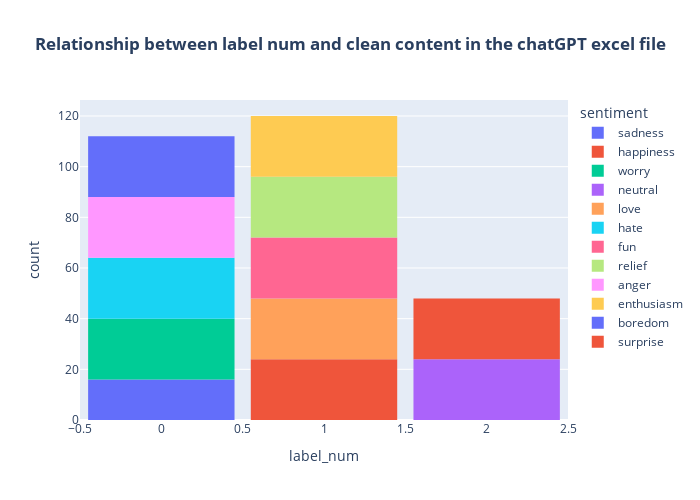

Write notebook code for a chart like this one.
### Markdown cell above
in the excel was generated by chatGPT I try to have an equal rows for each sentiment and the whole data was same the original data in tweet comments

### Code cell
import plotly.express as px
fig = px.histogram(chatGPT, x="label_num", color="sentiment", title="<b>Relationship between label num and clean content in the chatGPT excel file </b>")
fig.update_layout(width=700, height=500, bargap=0.1)
fig.show()

### Figure 1 — Plotly figure (JSON) as saved in the notebook; plotly's stock layout.template omitted (floating-point values rounded to 4 significant figures)
{"data": [{"alignmentgroup": "True", "bingroup": "x", "hovertemplate": "sentiment=sadness<br>label_num=%{x}<br>count=%{y}<extra></extra>", "legendgroup": "sadness", "marker": {"color": "#636efa", "pattern": {"shape": ""}}, "name": "sadness", "offsetgroup": "sadness", "orientation": "v", "showlegend": true, "type": "histogram", "x": [0, 0, 0, 0, 0, 0, 0, 0, 0, 0, 0, 0, 0, 0, 0, 0], "xaxis": "x", "yaxis": "y"}, {"alignmentgroup": "True", "bingroup": "x", "hovertemplate": "sentiment=happiness<br>label_num=%{x}<br>count=%{y}<extra></extra>", "legendgroup": "happiness", "marker": {"color": "#EF553B", "pattern": {"shape": ""}}, "name": "happiness", "offsetgroup": "happiness", "orientation": "v", "showlegend": true, "type": "histogram", "x": [1, 1, 1, 1, 1, 1, 1, 1, 1, 1, 1, 1, 1, 1, 1, 1, 1, 1, 1, 1, 1, 1, 1, 1], "xaxis": "x", "yaxis": "y"}, {"alignmentgroup": "True", "bingroup": "x", "hovertemplate": "sentiment=worry<br>label_num=%{x}<br>count=%{y}<extra></extra>", "legendgroup": "worry", "marker": {"color": "#00cc96", "pattern": {"shape": ""}}, "name": "worry", "offsetgroup": "worry", "orientation": "v", "showlegend": true, "type": "histogram", "x": [0, 0, 0, 0, 0, 0, 0, 0, 0, 0, 0, 0, 0, 0, 0, 0, 0, 0, 0, 0, 0, 0, 0, 0], "xaxis": "x", "yaxis": "y"}, {"alignmentgroup": "True", "bingroup": "x", "hovertemplate": "sentiment=neutral<br>label_num=%{x}<br>count=%{y}<extra></extra>", "legendgroup": "neutral", "marker": {"color": "#ab63fa", "pattern": {"shape": ""}}, "name": "neutral", "offsetgroup": "neutral", "orientation": "v", "showlegend": true, "type": "histogram", "x": [2, 2, 2, 2, 2, 2, 2, 2, 2, 2, 2, 2, 2, 2, 2, 2, 2, 2, 2, 2, 2, 2, 2, 2], "xaxis": "x", "yaxis": "y"}, {"alignmentgroup": "True", "bingroup": "x", "hovertemplate": "sentiment=love<br>label_num=%{x}<br>count=%{y}<extra></extra>", "legendgroup": "love", "marker": {"color": "#FFA15A", "pattern": {"shape": ""}}, "name": "love", "offsetgroup": "love", "orientation": "v", "showlegend": true, "type": "histogram", "x": [1, 1, 1, 1, 1, 1, 1, 1, 1, 1, 1, 1, 1, 1, 1, 1, 1, 1, 1, 1, 1, 1, 1, 1], "xaxis": "x", "yaxis": "y"}, {"alignmentgroup": "True", "bingroup": "x", "hovertemplate": "sentiment=hate<br>label_num=%{x}<br>count=%{y}<extra></extra>", "legendgroup": "hate", "marker": {"color": "#19d3f3", "pattern": {"shape": ""}}, "name": "hate", "offsetgroup": "hate", "orientation": "v", "showlegend": true, "type": "histogram", "x": [0, 0, 0, 0, 0, 0, 0, 0, 0, 0, 0, 0, 0, 0, 0, 0, 0, 0, 0, 0, 0, 0, 0, 0], "xaxis": "x", "yaxis": "y"}, {"alignmentgroup": "True", "bingroup": "x", "hovertemplate": "sentiment=fun<br>label_num=%{x}<br>count=%{y}<extra></extra>", "legendgroup": "fun", "marker": {"color": "#FF6692", "pattern": {"shape": ""}}, "name": "fun", "offsetgroup": "fun", "orientation": "v", "showlegend": true, "type": "histogram", "x": [1, 1, 1, 1, 1, 1, 1, 1, 1, 1, 1, 1, 1, 1, 1, 1, 1, 1, 1, 1, 1, 1, 1, 1], "xaxis": "x", "yaxis": "y"}, {"alignmentgroup": "True", "bingroup": "x", "hovertemplate": "sentiment=relief<br>label_num=%{x}<br>count=%{y}<extra></extra>", "legendgroup": "relief", "marker": {"color": "#B6E880", "pattern": {"shape": ""}}, "name": "relief", "offsetgroup": "relief", "orientation": "v", "showlegend": true, "type": "histogram", "x": [1, 1, 1, 1, 1, 1, 1, 1, 1, 1, 1, 1, 1, 1, 1, 1, 1, 1, 1, 1, 1, 1, 1, 1], "xaxis": "x", "yaxis": "y"}, {"alignmentgroup": "True", "bingroup": "x", "hovertemplate": "sentiment=anger<br>label_num=%{x}<br>count=%{y}<extra></extra>", "legendgroup": "anger", "marker": {"color": "#FF97FF", "pattern": {"shape": ""}}, "name": "anger", "offsetgroup": "anger", "orientation": "v", "showlegend": true, "type": "histogram", "x": [0, 0, 0, 0, 0, 0, 0, 0, 0, 0, 0, 0, 0, 0, 0, 0, 0, 0, 0, 0, 0, 0, 0, 0], "xaxis": "x", "yaxis": "y"}, {"alignmentgroup": "True", "bingroup": "x", "hovertemplate": "sentiment=enthusiasm<br>label_num=%{x}<br>count=%{y}<extra></extra>", "legendgroup": "enthusiasm", "marker": {"color": "#FECB52", "pattern": {"shape": ""}}, "name": "enthusiasm", "offsetgroup": "enthusiasm", "orientation": "v", "showlegend": true, "type": "histogram", "x": [1, 1, 1, 1, 1, 1, 1, 1, 1, 1, 1, 1, 1, 1, 1, 1, 1, 1, 1, 1, 1, 1, 1, 1], "xaxis": "x", "yaxis": "y"}, {"alignmentgroup": "True", "bingroup": "x", "hovertemplate": "sentiment=boredom<br>label_num=%{x}<br>count=%{y}<extra></extra>", "legendgroup": "boredom", "marker": {"color": "#636efa", "pattern": {"shape": ""}}, "name": "boredom", "offsetgroup": "boredom", "orientation": "v", "showlegend": true, "type": "histogram", "x": [0, 0, 0, 0, 0, 0, 0, 0, 0, 0, 0, 0, 0, 0, 0, 0, 0, 0, 0, 0, 0, 0, 0, 0], "xaxis": "x", "yaxis": "y"}, {"alignmentgroup": "True", "bingroup": "x", "hovertemplate": "sentiment=surprise<br>label_num=%{x}<br>count=%{y}<extra></extra>", "legendgroup": "surprise", "marker": {"color": "#EF553B", "pattern": {"shape": ""}}, "name": "surprise", "offsetgroup": "surprise", "orientation": "v", "showlegend": true, "type": "histogram", "x": [2, 2, 2, 2, 2, 2, 2, 2, 2, 2, 2, 2, 2, 2, 2, 2, 2, 2, 2, 2, 2, 2, 2, 2], "xaxis": "x", "yaxis": "y"}], "layout": {"bargap": 0.1, "barmode": "relative", "height": 500, "legend": {"title": {"text": "sentiment"}, "tracegroupgap": 0}, "title": {"text": "<b>Relationship between label num and clean content in the chatGPT excel file </b>"}, "width": 700, "xaxis": {"anchor": "y", "domain": [0, 1], "title": {"text": "label_num"}}, "yaxis": {"anchor": "x", "domain": [0, 1], "title": {"text": "count"}}}}
